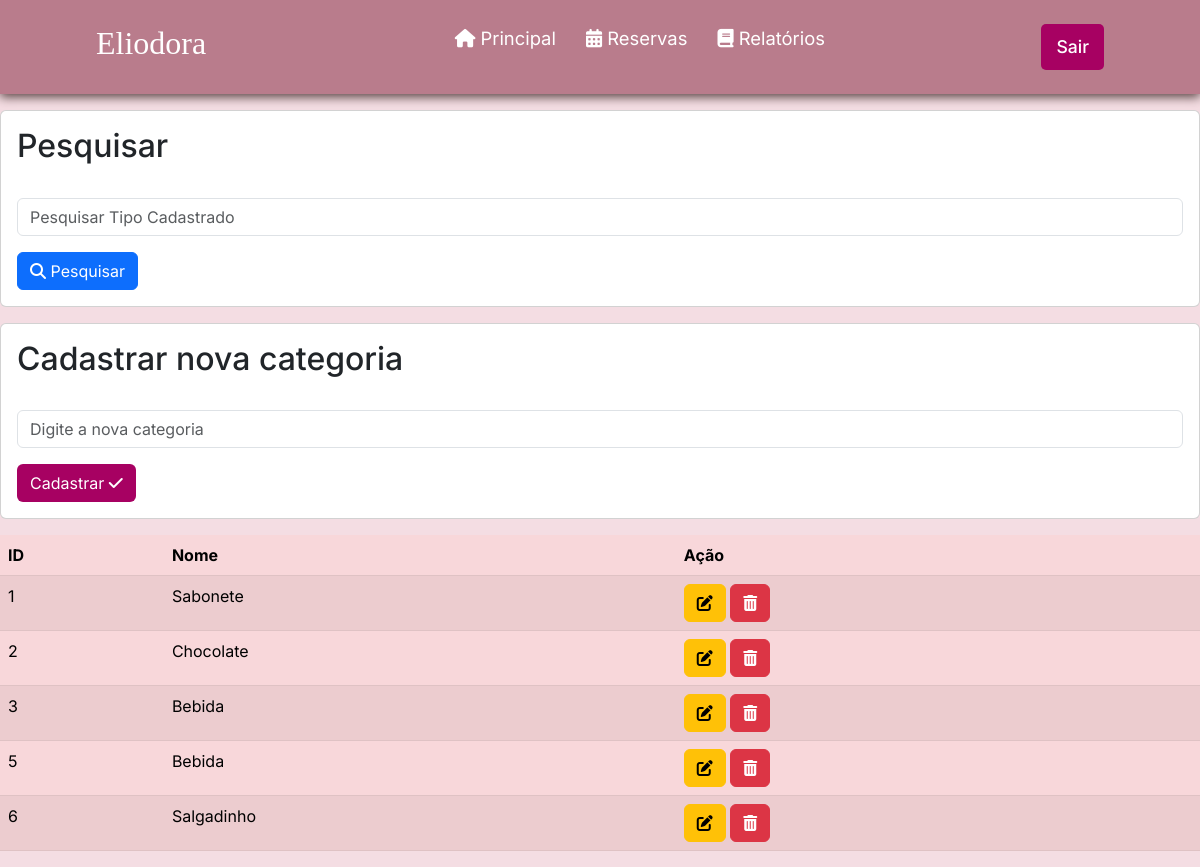
The app's page /cadastrarListarTipo.php (signed in) with its own data.
### tables this page shows
CREATE TABLE `tipo` (
  `id` int(11) NOT NULL,
  `nome` varchar(45) NOT NULL
);

### cadastrarListarTipo.php (the view, shortened to what this page needs)
<?php
require_once("conexao.php");
$V_WHERE = "";
$sql = "SELECT * FROM tipo
        WHERE 1 = 1 " . $V_WHERE;
$resultado = mysqli_query($conexao, $sql);
?>
<?php require_once("cabecalho.php");?>
<div class="card mt-3 mb-3">
  <div class="card-body">
    <h2 class="card-title" >Pesquisar</h2>
    <form method="post">
      <div class="mb-3">
        <input name="nome" type="text" placeholder="Pesquisar Tipo Cadastrado" class="form-control" id="nome">
      </div>
      <button name="pesquisar" type="submit" class="btn btn-primary">
        <i class="fa-solid fa-magnifying-glass"></i> Pesquisar
      </button>
    </form>
  </div>
</div>
<div class="card mt-3 mb-3">
  <div class="card-body">
    <h2 class="card-title">Cadastrar nova categoria</h2>
<form method="post">
<div class="mb-3">
    <input type="text" class="form-control" placeholder="Digite a nova categoria" name="nome">
      </div>
    <button name="cadastrar" type="submit" class="btn" style="background-color: #a70162; color: #fff;">Cadastrar
            <i class="fa-solid fa-check"></i>
          </button>
</form>
</div>
</div>
     <table class="table table-danger table-striped">
  <thead >
    <tr>
      <th scope="col">ID</th>
      <th scope="col">Nome</th>
      <th scope="col">Ação</th>
    </tr>
  </thead>
  <tbody>
        <?php while ($linha = mysqli_fetch_array($resultado)){ ?>
    <tr>
    <td><?= $linha['id'] ?></th>
      <td><?= $linha['nome'] ?></td>
      <td>
        <a href="alterarTipo.php?id=<?= $linha['id'] ?>" class="btn btn-warning">
        <i class="fa-solid fa-pen-to-square"></i>
        </a>
        <a href="cadastrarListarTipo.php?id=<?= $linha['id'] ?>" class="btn btn-danger"
        onclick="return confirm('Confirma exclusão')">
        <i class="fa-solid fa-trash-can"></i>
        </a>
        </td>
    </tr>
    <?php } ?>
  </tbody>
</table>
</body>
</html>

### css/style.css (style rules this page uses)
* { padding: 0; margin: 0; font-family: 'Inter', sans-serif; }
body { background-color: #f4dde3; }
header { background-color: #b97c8c; box-shadow: 0px 3px 10px #563f3f; }
.nav-bar { display: flex; justify-content: space-between; padding: 1.5rem 6rem; }
.logo { display: flex; align-items: center; }
.logo h2 { color: #fff; }
.nav-list { display: flex; align-items: center; }
.nav-list ul { display: flex; justify-content: center; list-style: none; }
.nav-item { margin: 0 15px; }
.nav-link { text-decoration: none; font-size: 1.15rem; color: #ffffff; font-weight: 400; }
.login-button button { border: none; padding: 10px 15px; border-radius: 5px; background-color: #a70162; }
.login-button button a { text-decoration: none; color: #fff; font-weight: 500; font-size: 1.1rem; }

### records on screen
tipo: id "1", nome "Sabonete"
tipo: id "2", nome "Chocolate"
tipo: id "3", nome "Bebida"
tipo: id "5", nome "Bebida"
tipo: id "6", nome "Salgadinho"
